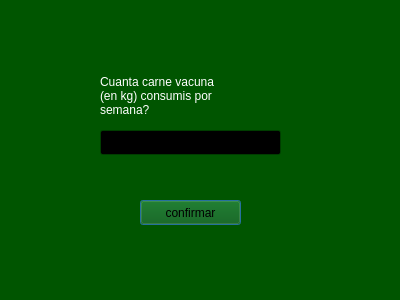
<?xml version="1.0" encoding="UTF-8"?>
<ui version="4.0">
 <class>elec</class>
 <widget class="QDialog" name="elec">
  <property name="geometry">
   <rect>
    <x>0</x>
    <y>0</y>
    <width>400</width>
    <height>300</height>
   </rect>
  </property>
  <property name="palette">
   <palette>
    <active>
     <colorrole role="WindowText">
      <brush brushstyle="SolidPattern">
       <color alpha="255">
        <red>255</red>
        <green>255</green>
        <blue>255</blue>
       </color>
      </brush>
     </colorrole>
     <colorrole role="Button">
      <brush brushstyle="SolidPattern">
       <color alpha="255">
        <red>0</red>
        <green>85</green>
        <blue>0</blue>
       </color>
      </brush>
     </colorrole>
     <colorrole role="Light">
      <brush brushstyle="SolidPattern">
       <color alpha="255">
        <red>0</red>
        <green>127</green>
        <blue>0</blue>
       </color>
      </brush>
     </colorrole>
     <colorrole role="Midlight">
      <brush brushstyle="SolidPattern">
       <color alpha="255">
        <red>0</red>
        <green>106</green>
        <blue>0</blue>
       </color>
      </brush>
     </colorrole>
     <colorrole role="Dark">
      <brush brushstyle="SolidPattern">
       <color alpha="255">
        <red>0</red>
        <green>42</green>
        <blue>0</blue>
       </color>
      </brush>
     </colorrole>
     <colorrole role="Mid">
      <brush brushstyle="SolidPattern">
       <color alpha="255">
        <red>0</red>
        <green>57</green>
        <blue>0</blue>
       </color>
      </brush>
     </colorrole>
     <colorrole role="Text">
      <brush brushstyle="SolidPattern">
       <color alpha="255">
        <red>255</red>
        <green>255</green>
        <blue>255</blue>
       </color>
      </brush>
     </colorrole>
     <colorrole role="BrightText">
      <brush brushstyle="SolidPattern">
       <color alpha="255">
        <red>255</red>
        <green>255</green>
        <blue>255</blue>
       </color>
      </brush>
     </colorrole>
     <colorrole role="ButtonText">
      <brush brushstyle="SolidPattern">
       <color alpha="255">
        <red>0</red>
        <green>0</green>
        <blue>0</blue>
       </color>
      </brush>
     </colorrole>
     <colorrole role="Base">
      <brush brushstyle="SolidPattern">
       <color alpha="255">
        <red>0</red>
        <green>0</green>
        <blue>0</blue>
       </color>
      </brush>
     </colorrole>
     <colorrole role="Window">
      <brush brushstyle="SolidPattern">
       <color alpha="255">
        <red>0</red>
        <green>85</green>
        <blue>0</blue>
       </color>
      </brush>
     </colorrole>
     <colorrole role="Shadow">
      <brush brushstyle="SolidPattern">
       <color alpha="255">
        <red>0</red>
        <green>0</green>
        <blue>0</blue>
       </color>
      </brush>
     </colorrole>
     <colorrole role="AlternateBase">
      <brush brushstyle="SolidPattern">
       <color alpha="255">
        <red>0</red>
        <green>42</green>
        <blue>0</blue>
       </color>
      </brush>
     </colorrole>
     <colorrole role="ToolTipBase">
      <brush brushstyle="SolidPattern">
       <color alpha="255">
        <red>255</red>
        <green>255</green>
        <blue>220</blue>
       </color>
      </brush>
     </colorrole>
     <colorrole role="ToolTipText">
      <brush brushstyle="SolidPattern">
       <color alpha="255">
        <red>0</red>
        <green>0</green>
        <blue>0</blue>
       </color>
      </brush>
     </colorrole>
     <colorrole role="PlaceholderText">
      <brush brushstyle="SolidPattern">
       <color alpha="127">
        <red>255</red>
        <green>255</green>
        <blue>255</blue>
       </color>
      </brush>
     </colorrole>
     <colorrole role="Accent">
      <brush brushstyle="SolidPattern">
       <color alpha="255">
        <red>0</red>
        <green>0</green>
        <blue>0</blue>
       </color>
      </brush>
     </colorrole>
    </active>
    <inactive>
     <colorrole role="WindowText">
      <brush brushstyle="SolidPattern">
       <color alpha="255">
        <red>255</red>
        <green>255</green>
        <blue>255</blue>
       </color>
      </brush>
     </colorrole>
     <colorrole role="Button">
      <brush brushstyle="SolidPattern">
       <color alpha="255">
        <red>0</red>
        <green>85</green>
        <blue>0</blue>
       </color>
      </brush>
     </colorrole>
     <colorrole role="Light">
      <brush brushstyle="SolidPattern">
       <color alpha="255">
        <red>0</red>
        <green>127</green>
        <blue>0</blue>
       </color>
      </brush>
     </colorrole>
     <colorrole role="Midlight">
      <brush brushstyle="SolidPattern">
       <color alpha="255">
        <red>0</red>
        <green>106</green>
        <blue>0</blue>
       </color>
      </brush>
     </colorrole>
     <colorrole role="Dark">
      <brush brushstyle="SolidPattern">
       <color alpha="255">
        <red>0</red>
        <green>42</green>
        <blue>0</blue>
       </color>
      </brush>
     </colorrole>
     <colorrole role="Mid">
      <brush brushstyle="SolidPattern">
       <color alpha="255">
        <red>0</red>
        <green>57</green>
        <blue>0</blue>
       </color>
      </brush>
     </colorrole>
     <colorrole role="Text">
      <brush brushstyle="SolidPattern">
       <color alpha="255">
        <red>255</red>
        <green>255</green>
        <blue>255</blue>
       </color>
      </brush>
     </colorrole>
     <colorrole role="BrightText">
      <brush brushstyle="SolidPattern">
       <color alpha="255">
        <red>255</red>
        <green>255</green>
        <blue>255</blue>
       </color>
      </brush>
     </colorrole>
     <colorrole role="ButtonText">
      <brush brushstyle="SolidPattern">
       <color alpha="255">
        <red>0</red>
        <green>0</green>
        <blue>0</blue>
       </color>
      </brush>
     </colorrole>
     <colorrole role="Base">
      <brush brushstyle="SolidPattern">
       <color alpha="255">
        <red>0</red>
        <green>0</green>
        <blue>0</blue>
       </color>
      </brush>
     </colorrole>
     <colorrole role="Window">
      <brush brushstyle="SolidPattern">
       <color alpha="255">
        <red>0</red>
        <green>85</green>
        <blue>0</blue>
       </color>
      </brush>
     </colorrole>
     <colorrole role="Shadow">
      <brush brushstyle="SolidPattern">
       <color alpha="255">
        <red>0</red>
        <green>0</green>
        <blue>0</blue>
       </color>
      </brush>
     </colorrole>
     <colorrole role="AlternateBase">
      <brush brushstyle="SolidPattern">
       <color alpha="255">
        <red>0</red>
        <green>42</green>
        <blue>0</blue>
       </color>
      </brush>
     </colorrole>
     <colorrole role="ToolTipBase">
      <brush brushstyle="SolidPattern">
       <color alpha="255">
        <red>255</red>
        <green>255</green>
        <blue>220</blue>
       </color>
      </brush>
     </colorrole>
     <colorrole role="ToolTipText">
      <brush brushstyle="SolidPattern">
       <color alpha="255">
        <red>0</red>
        <green>0</green>
        <blue>0</blue>
       </color>
      </brush>
     </colorrole>
     <colorrole role="PlaceholderText">
      <brush brushstyle="SolidPattern">
       <color alpha="127">
        <red>255</red>
        <green>255</green>
        <blue>255</blue>
       </color>
      </brush>
     </colorrole>
     <colorrole role="Accent">
      <brush brushstyle="SolidPattern">
       <color alpha="255">
        <red>0</red>
        <green>0</green>
        <blue>0</blue>
       </color>
      </brush>
     </colorrole>
    </inactive>
    <disabled>
     <colorrole role="WindowText">
      <brush brushstyle="SolidPattern">
       <color alpha="255">
        <red>0</red>
        <green>42</green>
        <blue>0</blue>
       </color>
      </brush>
     </colorrole>
     <colorrole role="Button">
      <brush brushstyle="SolidPattern">
       <color alpha="255">
        <red>0</red>
        <green>85</green>
        <blue>0</blue>
       </color>
      </brush>
     </colorrole>
     <colorrole role="Light">
      <brush brushstyle="SolidPattern">
       <color alpha="255">
        <red>0</red>
        <green>127</green>
        <blue>0</blue>
       </color>
      </brush>
     </colorrole>
     <colorrole role="Midlight">
      <brush brushstyle="SolidPattern">
       <color alpha="255">
        <red>0</red>
        <green>106</green>
        <blue>0</blue>
       </color>
      </brush>
     </colorrole>
     <colorrole role="Dark">
      <brush brushstyle="SolidPattern">
       <color alpha="255">
        <red>0</red>
        <green>42</green>
        <blue>0</blue>
       </color>
      </brush>
     </colorrole>
     <colorrole role="Mid">
      <brush brushstyle="SolidPattern">
       <color alpha="255">
        <red>0</red>
        <green>57</green>
        <blue>0</blue>
       </color>
      </brush>
     </colorrole>
     <colorrole role="Text">
      <brush brushstyle="SolidPattern">
       <color alpha="255">
        <red>0</red>
        <green>42</green>
        <blue>0</blue>
       </color>
      </brush>
     </colorrole>
     <colorrole role="BrightText">
      <brush brushstyle="SolidPattern">
       <color alpha="255">
        <red>255</red>
        <green>255</green>
        <blue>255</blue>
       </color>
      </brush>
     </colorrole>
     <colorrole role="ButtonText">
      <brush brushstyle="SolidPattern">
       <color alpha="255">
        <red>0</red>
        <green>42</green>
        <blue>0</blue>
       </color>
      </brush>
     </colorrole>
     <colorrole role="Base">
      <brush brushstyle="SolidPattern">
       <color alpha="255">
        <red>0</red>
        <green>85</green>
        <blue>0</blue>
       </color>
      </brush>
     </colorrole>
     <colorrole role="Window">
      <brush brushstyle="SolidPattern">
       <color alpha="255">
        <red>0</red>
        <green>85</green>
        <blue>0</blue>
       </color>
      </brush>
     </colorrole>
     <colorrole role="Shadow">
      <brush brushstyle="SolidPattern">
       <color alpha="255">
        <red>0</red>
        <green>0</green>
        <blue>0</blue>
       </color>
      </brush>
     </colorrole>
     <colorrole role="AlternateBase">
      <brush brushstyle="SolidPattern">
       <color alpha="255">
        <red>0</red>
        <green>85</green>
        <blue>0</blue>
       </color>
      </brush>
     </colorrole>
     <colorrole role="ToolTipBase">
      <brush brushstyle="SolidPattern">
       <color alpha="255">
        <red>255</red>
        <green>255</green>
        <blue>220</blue>
       </color>
      </brush>
     </colorrole>
     <colorrole role="ToolTipText">
      <brush brushstyle="SolidPattern">
       <color alpha="255">
        <red>0</red>
        <green>0</green>
        <blue>0</blue>
       </color>
      </brush>
     </colorrole>
     <colorrole role="PlaceholderText">
      <brush brushstyle="SolidPattern">
       <color alpha="127">
        <red>0</red>
        <green>42</green>
        <blue>0</blue>
       </color>
      </brush>
     </colorrole>
     <colorrole role="Accent">
      <brush brushstyle="SolidPattern">
       <color alpha="255">
        <red>0</red>
        <green>60</green>
        <blue>0</blue>
       </color>
      </brush>
     </colorrole>
    </disabled>
   </palette>
  </property>
  <property name="windowTitle">
   <string>Calcular co2 por carne</string>
  </property>
  <widget class="QPushButton" name="pushButton">
   <property name="geometry">
    <rect>
     <x>140</x>
     <y>200</y>
     <width>101</width>
     <height>25</height>
    </rect>
   </property>
   <property name="mouseTracking">
    <bool>false</bool>
   </property>
   <property name="text">
    <string>confirmar</string>
   </property>
  </widget>
  <widget class="QLineEdit" name="lineEdit">
   <property name="geometry">
    <rect>
     <x>100</x>
     <y>130</y>
     <width>181</width>
     <height>25</height>
    </rect>
   </property>
  </widget>
  <widget class="QLabel" name="label">
   <property name="geometry">
    <rect>
     <x>100</x>
     <y>70</y>
     <width>181</width>
     <height>51</height>
    </rect>
   </property>
   <property name="text">
    <string>Cuanta carne vacuna 
(en kg) consumis por 
semana?</string>
   </property>
  </widget>
 </widget>
 <resources/>
 <connections/>
</ui>
